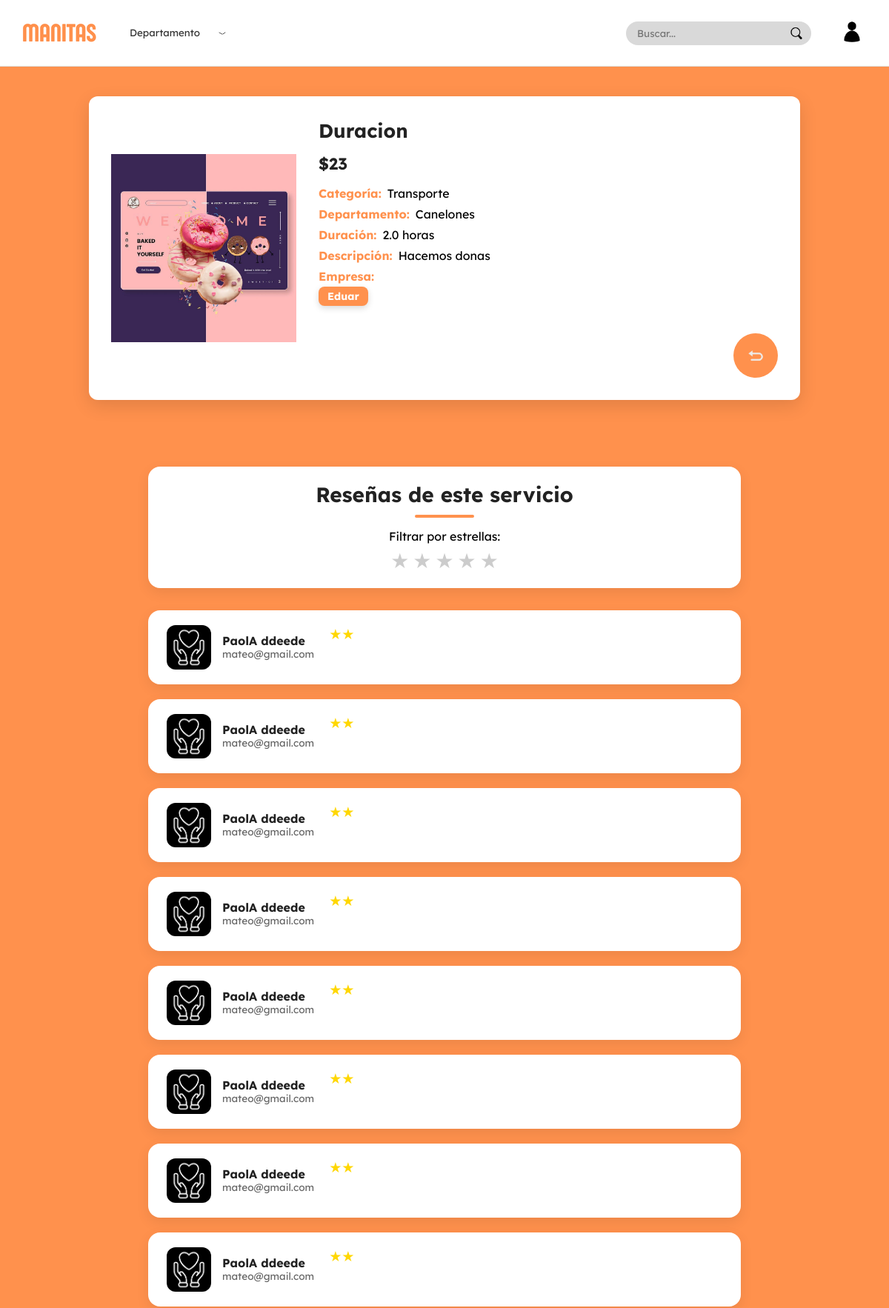
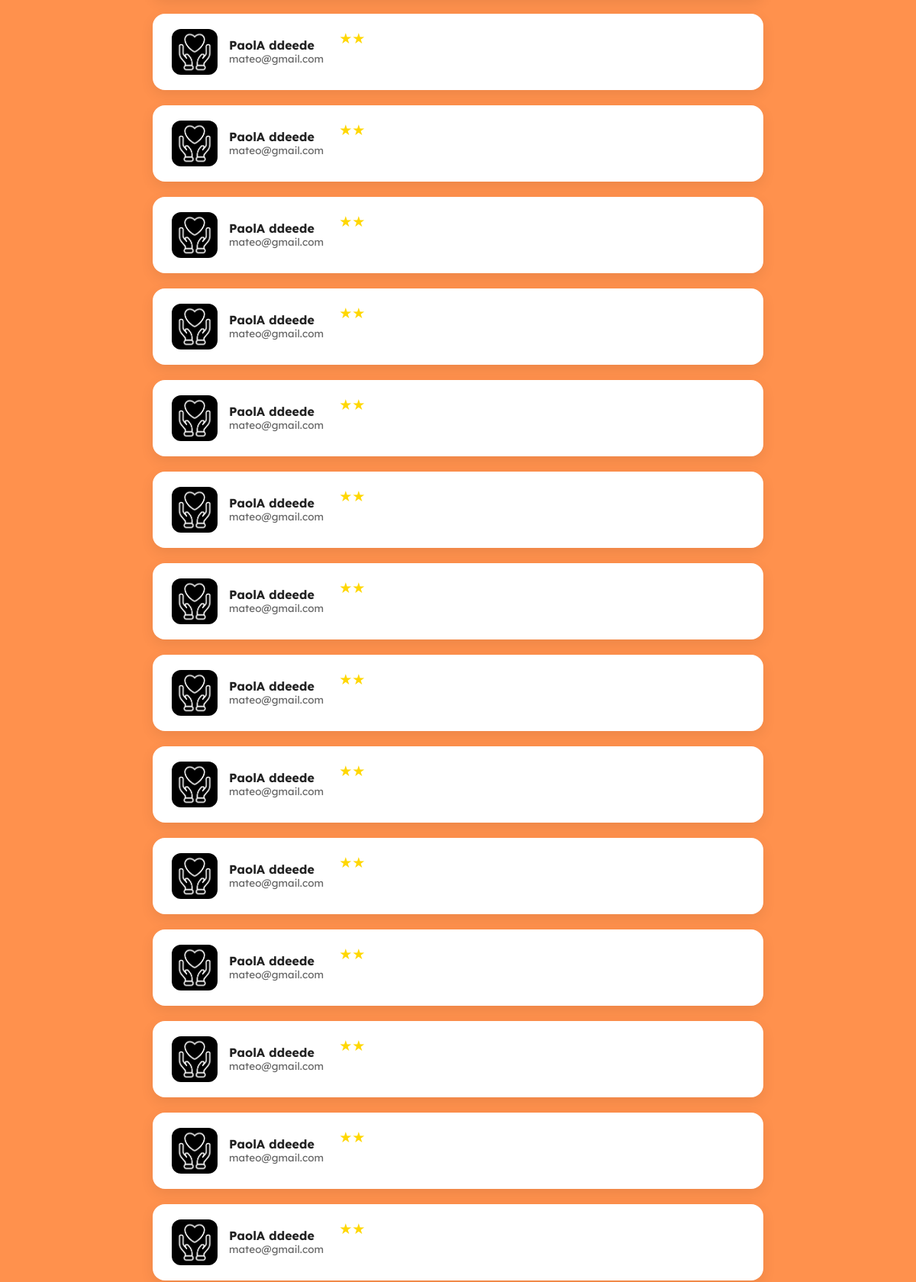
/apps/Controlador/servicio/DetallesServicioControlador.php?idServicio=14 (signed in, upper part), run on the app's committed database (2 pictures, top to bottom).
### tables this page shows
CREATE TABLE `servicio` (
  `IdServicio` int NOT NULL AUTO_INCREMENT,
  `Titulo` varchar(100) NOT NULL,
  `Categoria` enum('Hogar','Autos','Belleza','Cuidado de niños','Digital','Cocina','Salud','Mascotas','Eventos','Educación','Transporte','Arte y Cultura') NOT NULL,
  `Descripcion` varchar(500) DEFAULT NULL,
  `Precio` int NOT NULL,
  `imagen` varchar(255) DEFAULT NULL,
  `departamento` varchar(255) NOT NULL DEFAULT '',
  `Duracion` decimal(3,1) NOT NULL,
  PRIMARY KEY (`IdServicio`),
  CONSTRAINT `chk_precio` CHECK ((`Precio` >= 0))
);

CREATE TABLE `empresa` (
  `IdUsuario` int NOT NULL,
  `NombreEmpresa` varchar(100) NOT NULL,
  `Calle` varchar(100) NOT NULL,
  `Numero` varchar(10) NOT NULL,
  `imagen` varchar(255) DEFAULT NULL,
  PRIMARY KEY (`IdUsuario`),
  CONSTRAINT `fk_empresa_usuario` FOREIGN KEY (`IdUsuario`) REFERENCES `usuario` (`IdUsuario`) ON DELETE CASCADE
);

### apps/Controlador/servicio/DetallesServicioControlador.php (called while the page is built, shortened)
<?php
require_once($_SERVER['DOCUMENT_ROOT'] . '/Proyecto/apps/modelos/Conexion.php');
require_once($_SERVER['DOCUMENT_ROOT'] . '/Proyecto/apps/modelos/Servicio.php');
require_once($_SERVER['DOCUMENT_ROOT'] . '/Proyecto/apps/modelos/Brinda.php');
require_once($_SERVER['DOCUMENT_ROOT'] . '/Proyecto/apps/modelos/Empresa.php');
require_once($_SERVER['DOCUMENT_ROOT'] . '/Proyecto/apps/modelos/Contrata.php');
$servicio = null;
$empresa = null;
$resenas = [];
$mensajeError = null;
$idRaw = $_GET['idServicio'] ?? null;
if (!$idRaw) {
    $mensajeError = "No se recibió el Id del servicio.";
} else {
    $idServicio = intval($idRaw);
    if ($idServicio <= 0) {
        $mensajeError = "Id de servicio inválido.";
    } else {
        $servicio = Servicio::obtenerPorId($conn, $idServicio);
        if (!$servicio) {
            $mensajeError = "No se encontró el servicio con Id {$idServicio}.";
        } else {
            $idEmpresa = Brinda::obtenerIdEmpresaPorServicio($conn, $idServicio);
            $empresa = $idEmpresa ? Empresa::obtenerPorId($conn, $idEmpresa) : null;
            $resenas = Contrata::obtenerResenasPorServicio($conn, $idServicio);
        }
    }
}
require_once($_SERVER['DOCUMENT_ROOT'] . '/Proyecto/apps/vistas/paginas/servicio/DetallesServicio.php');
exit;

### apps/Modelos/Servicio.php (called while the page is built, shortened)
<?php
class Servicio {
    private $titulo;
    private $categoria;
    private $descripcion;
    private $precio;
    private $departamento;
    private $imagen;
    private $duracion;
    public function __construct(
        $idServicio = null,
        $titulo = '',
        $categoria = '',
        $descripcion = '',
        $precio = 0,
        $departamento = '',
        $imagen = '',
        $duracion = 0
    ) {
        $this->titulo = $titulo;
        $this->categoria = $categoria;
        $this->descripcion = $descripcion;
        $this->precio = $precio;
        $this->departamento = $departamento;
        $this->imagen = $imagen;
        $this->duracion = $duracion;
    }
    public function getTitulo() { return $this->titulo; }
    public function getCategoria() { return $this->categoria; }
    public function getDescripcion() { return $this->descripcion; }
    public function getPrecio() { return $this->precio; }
    public function getDepartamento() { return $this->departamento; }
    public function getImagen() { return $this->imagen; }
    public function getDuracion() { return $this->duracion; }
    public static function obtenerPorId($conn, $idServicio) {
        $sql = "SELECT * FROM Servicio WHERE IdServicio = ?";
        $stmt = $conn->prepare($sql);
        $stmt->bind_param("i", $idServicio);
        $stmt->execute();
        $resultado = $stmt->get_result();
        if ($row = $resultado->fetch_assoc()) {
            return new Servicio(
                $row['IdServicio'] ?? null,
                $row['Titulo'] ?? '',
                $row['Categoria'] ?? '',
                $row['Descripcion'] ?? '',
                $row['Precio'] ?? 0,
                $row['departamento'] ?? '',
                $row['imagen'] ?? '',
                $row['Duracion'] ?? 0
            );
        }
        return null;
    }
}
?>

### apps/Modelos/Brinda.php (called while the page is built, shortened)
<?php
class Brinda
{
    public static function obtenerIdEmpresaPorServicio($conn, $idServicio)
    {
        $stmt = $conn->prepare("SELECT IdUsuario FROM brinda WHERE IdServicio = ?");
        $stmt->bind_param("i", $idServicio);
        $stmt->execute();
        $res = $stmt->get_result();
        $fila = $res->fetch_assoc();
        return $fila['IdUsuario'] ?? null;
    }
}

### apps/Modelos/Empresa.php (called while the page is built, shortened)
<?php
class Empresa extends Usuario
{
    private $nombreEmpresa;
    public function __construct($idUsuario, $email, $contrasena, $telefono, $nombreEmpresa, $calle, $numero, $imagen = null)
    {
        $this->nombreEmpresa = $nombreEmpresa;
    }
    public function getNombreEmpresa()
    {
        return $this->nombreEmpresa;
    }
    public static function obtenerPorId($conn, $idUsuario)
    {
        $stmt = $conn->prepare("
      SELECT u.IdUsuario, u.Email, u.Contraseña,
       e.NombreEmpresa, e.Calle, e.Numero, e.Imagen
FROM empresa e
JOIN usuario u ON e.IdUsuario = u.IdUsuario
WHERE e.IdUsuario = ?
    ");
        $stmt->bind_param("i", $idUsuario);
        $stmt->execute();
        $res = $stmt->get_result();
        $datos = $res->fetch_assoc();
        if ($datos) {
            return new Empresa(
                $datos['IdUsuario'],
                $datos['Email'],
                $datos['Contraseña'],
                null,
                $datos['NombreEmpresa'],
                $datos['Calle'],
                $datos['Numero'],
                $datos['Imagen']
            );
        }
        return null;
    }
}

### apps/Modelos/Contrata.php (called while the page is built, shortened)
<?php
class Contrata
{
 public static function obtenerResenasPorServicio($conn, $idServicio)
{
    $resenas = [];
    $stmt = $conn->prepare("
        SELECT
            c.calificacion,
            c.resena,
            u.Email,
            cl.Imagen AS imagen,
            cl.Nombre,
            cl.Apellido
        FROM Contrata c
        INNER JOIN Usuario u ON c.IdUsuario = u.IdUsuario
        INNER JOIN Cliente cl ON u.IdUsuario = cl.IdUsuario
        WHERE c.IdServicio = ? AND c.calificacion IS NOT NULL
        ORDER BY c.Fecha DESC
    ");
    $stmt->bind_param("i", $idServicio);
    if (!$stmt->execute()) {
        die("Error en execute: " . $stmt->error);
    }
    $resultado = $stmt->get_result();
    if ($resultado) {
        while ($row = $resultado->fetch_assoc()) {
            $resenas[] = $row;
        }
    }
    return $resenas;
}
}

### apps/VIstas/paginas/servicio/DetallesServicio.php (the view, shortened to what this page needs)
<!DOCTYPE html>
<html lang="es">
<head>
    <link rel="stylesheet" href="/Proyecto/public/css/fonts.css">
    <link rel="stylesheet" href="/Proyecto/public/css/layout/navbar.css">
    <link rel="stylesheet" href="/Proyecto/public/css/layout/footer.css">
    <link rel="stylesheet" href="/Proyecto/public/css/paginas/servicio/DetallesServicio.css">
    <link rel="stylesheet" href="/Proyecto/public/css/layout/modal_mensaje.css">
    <link rel="stylesheet" href="/Proyecto/public/css/layout/modal_denuncia.css">
</head>
<body>
<?php include $_SERVER['DOCUMENT_ROOT'] . '/Proyecto/apps/vistas/layout/navbar.php'; ?>
<div class="detalle-servicio-container">
    <?php if ($mensajeError): ?>
        <div class="mensaje-error"><?= htmlspecialchars($mensajeError) ?></div>
        <a class="boton-volver" href="/Proyecto/apps/vistas/paginas/servicio/listaServicios.php">← Volver</a>
    <?php else: ?>
        <div class="detalle-servicio">
            <div class="imagen-contenedor">
                <?php
                $imagen = $servicio->getImagen();
                $ruta = "/Proyecto/public/imagen/servicios/$imagen";
                $tieneImagen = (!empty($imagen) && file_exists($_SERVER['DOCUMENT_ROOT'] . $ruta));
                ?>
                <?php if ($tieneImagen): ?>
                    <img src="<?= $ruta ?>" alt="<?= htmlspecialchars($servicio->getTitulo()) ?>" style="display:block; margin:0 auto;">
                <?php else: ?>
                    <div class="no-imagen">El servicio no tiene imagen</div>
                <?php endif; ?>
            </div>
            <div class="info-contenedor">
                <h2><?= htmlspecialchars($servicio->getTitulo()) ?></h2>
                <p class="precio">$<?= number_format($servicio->getPrecio(), 0, '', '.') ?></p>
                <p class="info-line">
                    <span class="titulo-info">Categoría:</span>
                    <span><?= htmlspecialchars($servicio->getCategoria()) ?></span>
                </p>
                <p class="info-line">
                    <span class="titulo-info">Departamento:</span>
                    <span><?= htmlspecialchars($servicio->getDepartamento()) ?></span>
                </p>
                <p class="info-line">
                    <span class="titulo-info">Duración:</span>
                    <span><?= htmlspecialchars($servicio->getDuracion()) ?> hora<?= $servicio->getDuracion() != 1 ? 's' : '' ?></span>
                </p>
                <p class="info-line">
                    <span class="titulo-info">Descripción:</span>
                    <span><?= nl2br(htmlspecialchars($servicio->getDescripcion())) ?></span>
                </p>
                <?php if (!empty($empresa)): ?>
                    <p class="info-line">
                        <span CLASS="titulo-info">Empresa:</span>
                        <form action="/Proyecto/apps/controlador/empresa/DetalleEmpresaControlador.php" method="get">
                            <button type="submit" class="empresa-btn"><?= htmlspecialchars($empresa->getNombreEmpresa()) ?></button>
                        </form>
                    </p>
                <?php else: ?>
                    <p>Empresa: No disponible</p>
                <?php endif; ?>
                <div class="botones-servicio">
                    <a href="/Proyecto/apps/vistas/paginas/busqueda.php" class="boton-servicio volver" title="Volver">
                        <img src="/Proyecto/public/imagen/icono/icono_volver.png" alt="Volver">
                    </a>
                </div>
            </div>
        </div>
    <?php endif; ?>
</div>
<div class="resenas-container">
    <div class="resenas-header">
        <h3>Reseñas de este servicio</h3>
        <?php if (!empty($resenas)): ?>
            <div class="rating-container">
                <label>Filtrar por estrellas:</label>
                <div class="rating" id="filtroEstrellas">
                    <?php for ($i = 5; $i >= 1; $i--): ?>
                        <label for="estrella<?= $i ?>" title="<?= $i ?> estrella<?= $i > 1 ? 's' : '' ?>">★</label>
                    <?php endfor; ?>
                </div>
            </div>
        <?php endif; ?>
    </div>
    <?php if (!empty($resenas)): ?>
        <div id="resenasList">
            <?php foreach ($resenas as $r): ?>
                <div class="resena-card" data-calificacion="<?= $r['calificacion'] ?>">
                    <div class="resena-usuario">
                        <?php
                        $userImg = !empty($r['imagen'])
                            ? str_replace(" ", "%20", $r['imagen'])
                            : "/Proyecto/public/imagen/icono/default_user.png";
                        ?>
                        <img src="<?= htmlspecialchars($userImg) ?>" alt="Usuario" class="foto-usuario">
                        <div class="info-usuario">
                            <span class="nombre"><?= htmlspecialchars($r['Nombre'] . ' ' . $r['Apellido']) ?></span>
                            <span class="email"><?= htmlspecialchars($r['Email']) ?></span>
                        </div>
                    </div>
                    <div class="resena-contenido">
                        <span class="estrellas"><?= str_repeat('★', $r['calificacion']) ?></span>
                    </div>
                </div>
            <?php endforeach; ?>
        </div>
    <?php else: ?>
        <div class="no-resenas">
            <p>Sin reseñas</p>
        </div>
    <?php endif; ?>
</div>
</body>
</html>

### public/css/layout/navbar.css (style rules this page uses)
body { margin: 0; font-family: 'Lexend', sans-serif; }

### public/css/paginas/servicio/DetallesServicio.css (style rules this page uses)
body { background-color: #ff914d; font-family: 'Lexend', sans-serif; margin: 0; padding: 0; }
.detalle-servicio-container { display: flex; justify-content: center; padding: 40px 20px; }
.detalle-servicio { display: flex; background: #fff; border-radius: 12px; box-shadow: 0 8px 24px rgba(0,0,0,0.12); max-width: 900px; width: 100%; padding: 30px; gap: 30px; min-height: 350px; }
.imagen-contenedor { flex: 0 0 250px; display: flex; justify-content: center; align-items: center; border-radius: 12px; overflow: hidden; background: transparent; }
.imagen-contenedor img { max-width: 100%; max-height: 100%; object-fit: cover; }
.info-contenedor { flex: 1; display: flex; flex-direction: column; justify-content: flex-start; }
.info-contenedor h2 { color: #222; font-weight: 700; margin-top: 0; margin-bottom: 8px; font-size: 26px; }
.info-contenedor .precio { font-size: 22px; font-weight: 700; color: #222; margin: 6px 0 12px 0; }
.info-line { display: flex; align-items: center; gap: 8px; margin: 4px 0; }
.info-line span.titulo-info { color: #ff914d; font-weight: 700; }
.botones-servicio { display: flex; justify-content: flex-end; gap: 12px; margin-top: auto; }
.boton-servicio { width: 60px; border: none; height: 60px; border-radius: 50%; background: #ff914d; display: flex; justify-content: center; align-items: center; text-decoration: none; transition: transform 0.2s; }
.boton-servicio img { width: 24px; height: 24px; }
.empresa-btn { all: unset; display: inline-block; font-family: 'Lexend', sans-serif; font-size: 14px; font-weight: 600; padding: 4px 12px; border-radius: 8px; cursor: pointer; text-align: center; background-color: #ff914d; color: #fff; transition: all 0.3s ease; box-shadow: 0 3px 8px rgba(0,0,0,0.15); }
.resenas-container { max-width: 800px; margin: 50px auto; padding: 0 15px; font-family: 'Lexend', sans-serif; }
.resenas-container h3 { color: #fff; font-weight: 800; font-size: 32px; text-align: center; margin-bottom: 30px; position: relative; }
.resenas-container h3::after { content: ''; display: block; width: 80px; height: 4px; background: #ff914d; margin: 10px auto 0 auto; border-radius: 2px; }
.resena-card { display: flex; gap: 20px; padding: 20px 25px; margin-bottom: 20px; border-radius: 16px; background: #fff; box-shadow: 0 6px 18px rgba(0,0,0,0.08); transition: transform 0.3s, box-shadow 0.3s; align-items: flex-start; }
.resena-usuario { display: flex; align-items: center; gap: 15px; flex-shrink: 0; }
.foto-usuario { width: 60px; height: 60px; border-radius: 12px; object-fit: cover; }
.info-usuario { display: flex; flex-direction: column; justify-content: center; line-height: 1.2; }
.info-usuario .nombre { font-weight: 700; color: #222; font-size: 1em; }
.info-usuario .email { font-size: 0.85em; color: #666; }
.resena-contenido { flex: 1; display: flex; flex-direction: column; gap: 8px; }
.estrellas { color: gold; font-size: 1.2em; }
.resenas-header { display: flex; flex-direction: column; align-items: center; gap: 15px; background-color: #fff; padding: 20px 25px; border-radius: 16px; box-shadow: 0 6px 18px rgba(0,0,0,0.08); max-width: 800px; margin: 0 auto 30px auto; }
.resenas-header h3 { color: #222; font-weight: 800; font-size: 28px; margin: 0; text-align: center; }
.rating-container { display: flex; background-color: transparent; flex-direction: column; align-items: center; gap: 5px; }
.rating { display: flex; flex-direction: row-reverse; justify-content: center; gap: 5px; }
.rating label { font-size: 28px; color: #ccc; cursor: pointer; transition: color 0.2s, transform 0.2s; }

### data on the page
servicio: imagen (picture), Titulo "Duracion", Precio "23", Categoria "Transporte", departamento "Canelones", Duracion "2.0", Descripcion "Hacemos donas"
empresa: NombreEmpresa "Eduar"

### other printed values
$r['Nombre'] . ' ' . $r['Apellido'] "PaolA ddeede"
$r['Email'] "mateo@gmail.com"
str_repeat('★', $r['calificacion']) "★★"
